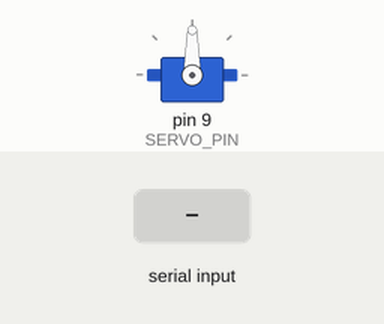
Recording of a sketch running on a simulated Arduino Uno, built with avr-gcc and run on an emulated ATmega328P. On the bench: servo. The test bench sets the inputs (shaded band). What the sketch prints to the serial monitor is not drawn.

Above: at 1.2 s.
1.3 s: "c" received over Serial
At 1.81 s:
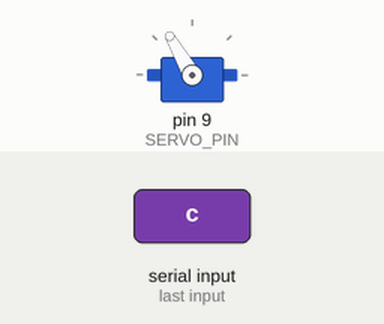
At 2.7 s:
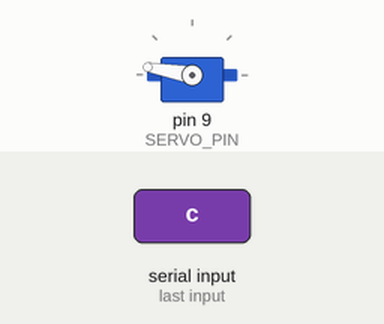
4.3 s: "o" received over Serial
At 4.79 s:
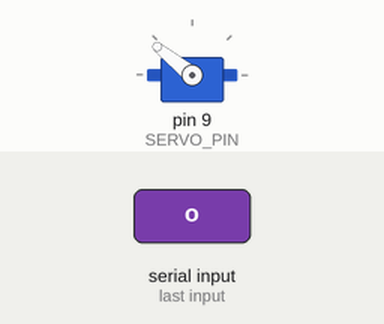
Timing chart, 0 to 7.3 s (numbered marks = the images above; inputs shaded):
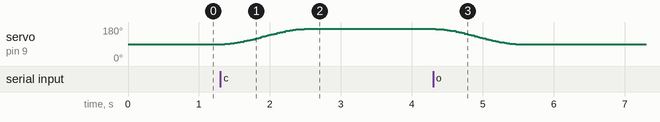

Measured:
- after the input at 1.3 s, servo on pin 9 (SERVO_PIN): moves from 90° to 170° over 1.1 s, starting after 0.06 s
- after the input at 4.3 s, servo on pin 9 (SERVO_PIN): moves from 170° to 90° over 1.1 s, starting at once

The sketch:

slow_open.ino
```cpp
#include <Servo.h>

// 蓋を65°開き、サーボを電気角90°にしてホーンを付ける。
const int SERVO_PIN = 9;
const float CLOSED_DEG = 169.6f;
const float OPEN_DEG = 90.0f;
const float MIDDLE_DEG = 120.3f;
const float SERVO_MIN_DEG = 0.0f;
const float SERVO_MAX_DEG = 180.0f;
const unsigned long MOTION_MS = 1200;

Servo lid;
float current = OPEN_DEG;
float startAngle = OPEN_DEG;
float targetAngle = OPEN_DEG;
unsigned long started = 0;
unsigned long lastWrite = 0;
bool moving = false;

void beginMotion(float target) {
  startAngle = current;
  targetAngle = constrain(target, SERVO_MIN_DEG, SERVO_MAX_DEG);
  started = millis();
  moving = true;
}

void setup() {
  Serial.begin(115200);
  lid.attach(SERVO_PIN);
  lid.write(int(OPEN_DEG));
  Serial.println("o=open, c=close, m=middle; < or > adjusts by one degree");
}

void loop() {
  if (Serial.available()) {
    const char key = Serial.read();
    if (key == 'o') beginMotion(OPEN_DEG);
    if (key == 'c') beginMotion(CLOSED_DEG);
    if (key == 'm') beginMotion(MIDDLE_DEG);
    if (key == '<') beginMotion(current - 1.0f);
    if (key == '>') beginMotion(current + 1.0f);
  }
  const unsigned long now = millis();
  if (moving && now - lastWrite >= 20) {
    const float x = min(1.0f, (now - started) / float(MOTION_MS));
    const float eased = x * x * (3.0f - 2.0f * x);
    current = constrain(startAngle + (targetAngle - startAngle) * eased,
                        SERVO_MIN_DEG, SERVO_MAX_DEG);
    lid.write(int(current + 0.5f));
    lastWrite = now;
    if (x >= 1.0f) moving = false;
  }
}
```
